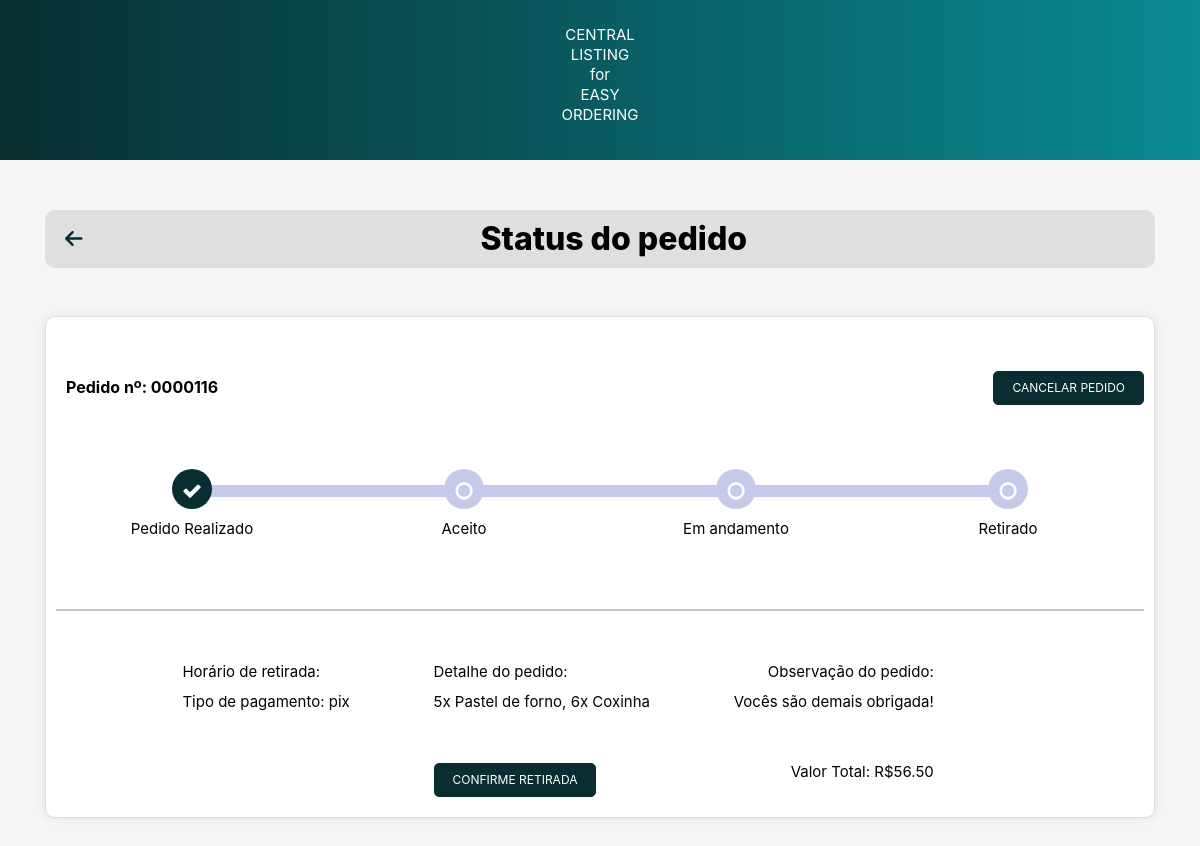
Page /order_status/ (signed in) on the earlier database version.
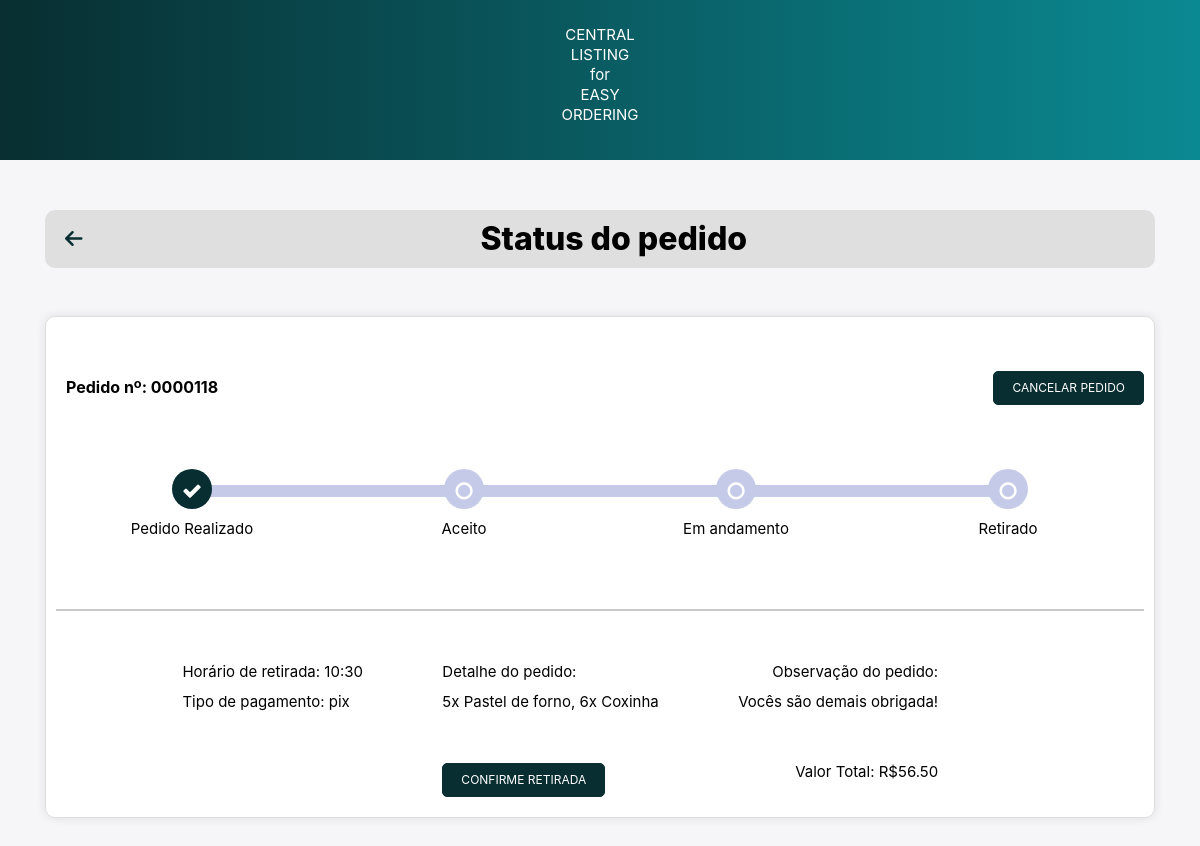
Same page on the later database version.
### main/models.py (models this page shows)
class Order(models.Model):
    PAYMENT_METHOD_CHOICES = [
        ('pix', 'PIX'),
        ('credit_card', 'Credit Card'),
    ]
    user = models.ForeignKey(User, on_delete=models.CASCADE)
    order = models.CharField(max_length=1000)
    order_datetime = models.DateTimeField()
    pickup_time = models.DateTimeField()
    total = models.DecimalField(max_digits=6, decimal_places=2)
    payment_method = models.CharField(max_length=20, choices=PAYMENT_METHOD_CHOICES, null=True)

### main/views.py (the view)
# urls.py: path('order_status/', views.order_status, name='order_status'),
@login_required(login_url='login')
def order_status(request):
    cart = Cart.objects.filter(user=request.user)
    order = Order.objects.filter(user=request.user).last()
    if request.method == 'POST':
        messages.success(request, 'Pedido realizado com sucesso!')
        cart.delete()
    else:
        order = Order.objects.filter(user=request.user).last()
    context = {
        'order': order,
    }
    return render(request, 'order_status.html', context)

### templates/order_status.html (shortened to what this page needs)
{% load static %}
<!DOCTYPE html>
<html>
<head>
    <link rel="stylesheet" href="https://cdnjs.cloudflare.com/ajax/libs/font-awesome/6.4.0/css/all.min.css" />
    <link
    rel="stylesheet"
    href="https://cdn.jsdelivr.net/npm/bootstrap@4.3.1/dist/css/bootstrap.min.css"
  />
  <link
    rel="stylesheet"
    href="https://cdnjs.cloudflare.com/ajax/libs/font-awesome/4.7.0/css/font-awesome.css"
  />
  <link rel="stylesheet" type="text/css" href="{% static './css/order_status.css' %}">
</head>
<body>
  <nav>
          <p>CENTRAL<br>LISTING<br>for<br>EASY<br>ORDERING</p>
  </nav>
    <div class="container">
        <div class="top-bar">
            <a id="arrow" href="{% url 'home' %}" class="back-to-home">
                <i class="fas fa-arrow-left"></i>
            </a>
            <h1 class="top-bar-title">Status do pedido</h1>
        </div>
    </div>
    {% if order %}
    <div class="container">
      <div class="card">
        <div class="timeline-container">
          <div class="order_number_text">
            Pedido nº: 0000{{ order.id }}</p>
            <a href="{% url 'cancel_order' %}" class="btn btn-primary custom-btn" id="cancelar_pedido" style="text-decoration:none" name="cancel_order">Cancelar pedido</a>
          </div>
          <ul id="progressbar" class="text-center">
            <li class="step0">
              <div class="step-container">
                <p class="status-text">Pedido Realizado</p>
              </div>
            </li>
            <li class="step0">
              <div class="step-container">
                <p class="status-text">Aceito</p>
              </div>
            </li>
            <li class="step0">
              <div class="step-container">
                <p class="status-text">Em andamento</p>
              </div>
            </li>
            <li class="step0">
              <div class="step-container">
                <p class="status-text">Retirado</p>
              </div>
            </li>
          </ul>
          <br><br><br><br><br>
          <div class="track-order">
            <hr>
            <div class="row d-flex justify-content-between px-3 top">
              <div>
                <p>Horário de retirada: {{ order.pickup_time|date:"H:i"}}</p>
                <p>Tipo de pagamento: {{ order.payment_method }}</p>
              </div>
              <div>
                <p>Detalhe do pedido:</p>
                <p>{{order.order}}</p>
                <button id="advance" class="btn btn-primary custom-btn">Confirme retirada</button>
              </div>
              <div class="d-flex flex-column text-sm-right">
                <p>Observação do pedido:</p>
                <p>Vocês são demais obrigada!</p>
                <p><br><br>Valor Total: R${{order.total}}</p>
              </div>
            </div>
          </div>
        </div>
      </div>
    </div>
    {% endif %}
</body>
</html>

### static/css/order_status.css (style rules this page uses)
* { box-sizing: border-box; margin: 0; padding: 0; }
nav { background: linear-gradient(90deg, #082E31, #0b8992); padding: 5px; text-align: center; font-size: 15px; width: 100%; color: #fff; margin-bottom: 50px; font-weight: normal; }
.top-bar { display: flex; align-items: center; padding: 10px 20px; background-color: #dfdfdf; border-radius: 10px; width: 100%; margin: 0 auto; position: relative; }
.top-bar-title { flex-grow: 1; margin: 0; font-size: 32px; text-align: center; }
.back-to-home { color: #082E31; font-size: 20px; margin-right: 10px; }
body { color: #000; overflow-x: hidden; height: 100%; background-color: #f6f5f7; background-repeat: no-repeat; }
.card { z-index: 0; background-color: #fff; padding-bottom: 0px; margin-top: 48px; border-radius: 10px; border: 0px solid rgba(0,0,0,.125); margin-bottom: 50px; }
.top { padding-top: 30px; padding-left: 13% !important; padding-right: 13% !important; }
#progressbar { margin-bottom: 1px; padding-left: 0; margin-top: 70px; }
#progressbar li { list-style-type: none; font-size: 13px; width: 25%; float: left; position: relative; font-weight: 400; }
#progressbar .step0::before { font-family: FontAwesome; content: '\f10c'; color: #fff; }
#progressbar li::before { width: 40px; height: 40px; line-height: 45px; display: block; font-size: 20px; background: #c5cae9; border-radius: 50%; margin: auto; padding: 0; }
#progressbar li::after { content: ''; width: 100%; height: 12px; background-color: #c5cae9; position: absolute; top: 16px; left: 0; z-index: -1; }
#progressbar li:last-child::after { border-top-right-radius: 10px; border-bottom-right-radius: 10px; position: absolute; left: -50%; }
#progressbar li:nth-child(2)::after, #progressbar li:nth-child(3)::after { left: -50%; }
#progressbar li:first-child::after { border-top-left-radius: 10px; border-bottom-right-radius: 10px; position: absolute; left: 50%; }
#progressbar li.active::before, #progressbar li.active::after { background-color: #082E31; transition: background 1.0s; }
#progressbar li.active::before { font-family: FontAwesome; content: '\f00c'; color: #fff; }
.status-text { text-align: center; margin-top: 10px; }
.step-container { display: flex; flex-direction: column; align-items: center; justify-content: center; }
.container .card .row { margin-bottom: 20px; }
.container .card .row p { margin: 0; padding: 5px 0; }
.container .card .row .d-flex { flex-direction: column; align-items: flex-start; }
.container .card .row .text-sm-right { align-items: flex-end; }
hr { background-color: #dfdfdf; border-width: 2px; }
.timeline-container { border: 1px solid #ddd; border-radius: 10px; padding: 10px; box-shadow: 0px 0px 10px rgba(0,0,0,0.1); padding-top: 48px; }
.track-order { margin-top: 20px; }
h1 { font-weight: bold; font-weight: 800; }
p { font-size: 15px; line-height: 20px; margin: 20px 0 30px; }
.order_number_text { padding-top: 10px; padding-left: 10px; font-size: 16px; font-weight: bolder; }
.btn { text-transform: uppercase; font-size: 12px; padding: 7px 18px; border-radius: 5px; cursor: pointer; text-decoration: none; }
.btn-primary { background-color: #082E31; color: #fff; border: 1px solid #082E31; }
#cancelar_pedido { position: relative; float: right; bottom: 58px; }
#advance { position: relative; top: 46px; }

Differences in the rows shown:
removed Order: id "116", payment_method "pix", order "5x Pastel de forno, 6x Coxinha", total "56.50"
added Order: id "118", pickup_time "10:30", payment_method "pix", order "5x Pastel de forno, 6x Coxinha", total "56.50"
